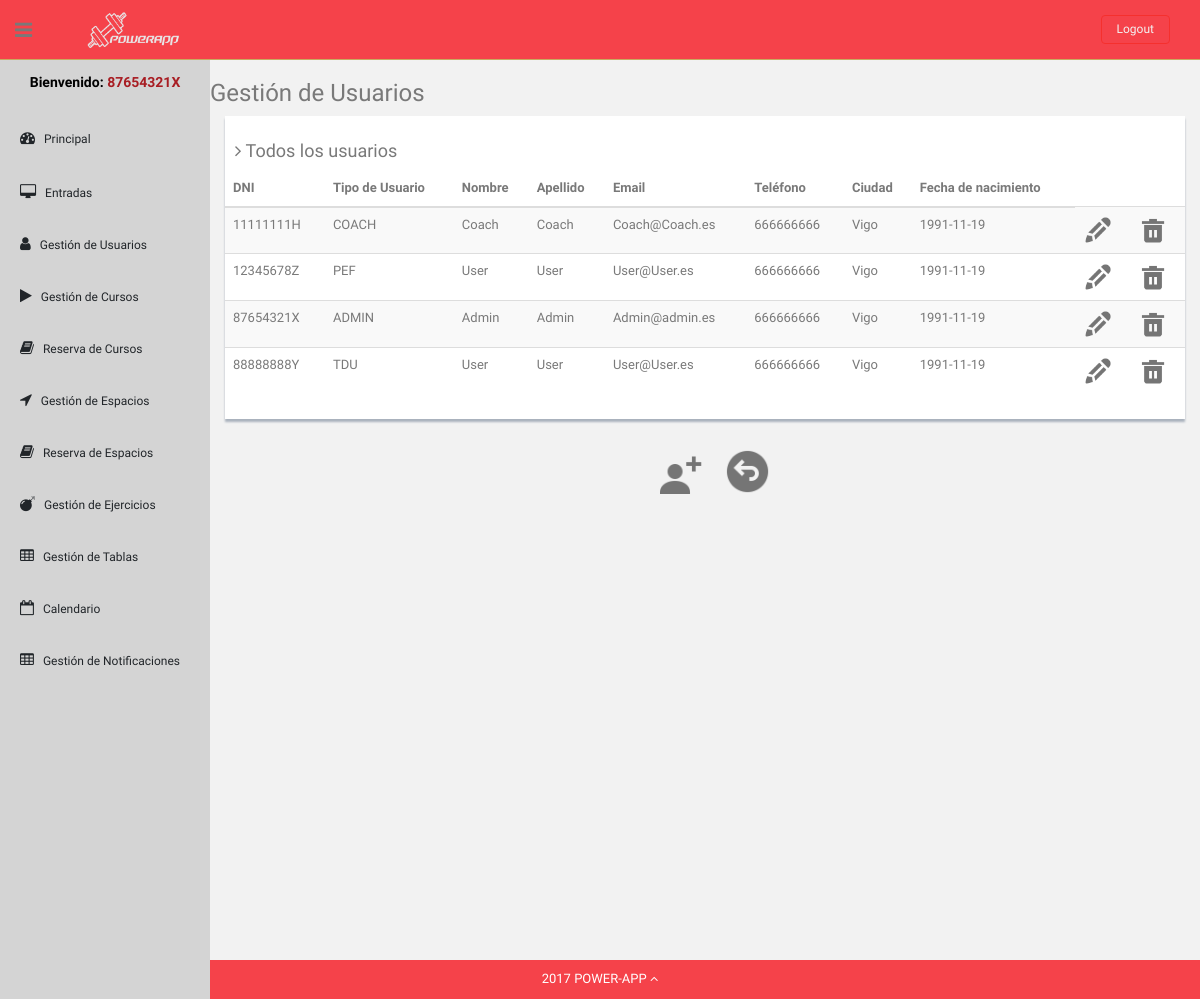
The app's page /Controllers/UserShowAllController.php (signed in), older data.
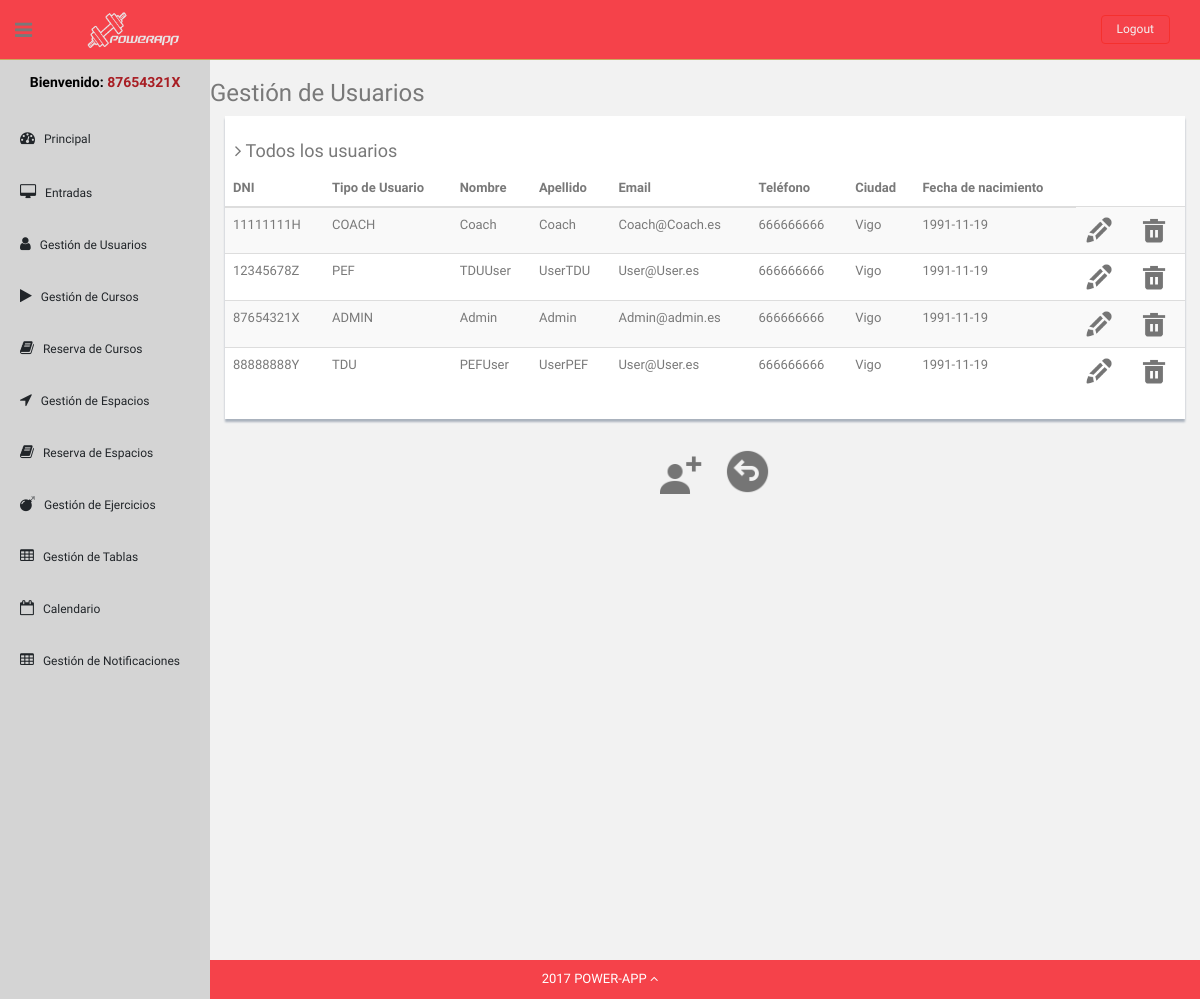
The same page, newer data.
### tables this page shows
CREATE TABLE UsersGym (
    DNI varchar(9) NOT NULL,
    UserType ENUM('ADMIN', 'COACH', 'TDU', 'PEF') NOT NULL,
    PasswordHash char(32) NOT NULL,
    FirstName varchar(50) NOT NULL,
    LastName varchar(80),
    Email varchar(255),
    Telephone int(9),
    City varchar(255),
	Birthdate date,

    PRIMARY KEY (DNI)
);

### Models/User.php (called while the page is built, shortened)
<?php
class User
{
	private $DNI;
    private $UserType;
    private $FirstName;
    private $LastName;
    private $Email;
    private $Telephone;
    private $City;
    private $Birthdate;
    public function __construct($DNI)
    {
        $this->DNI = $DNI;
    }
    public function loadDataAssoc($dataArray)
    {
        $this->UserType = $dataArray['UserType'];
        $this->FirstName = $dataArray['FirstName'];
        $this->LastName = $dataArray['LastName'];
        $this->Email = $dataArray['Email'];
        $this->Telephone = $dataArray['Telephone'];
        $this->City = $dataArray['City'];
        $this->Birthdate = $dataArray['Birthdate'];
    }
    public function getDNI():string
    {
        return $this->DNI;
    }
    public function getUserType():string
    {
        return $this->UserType;
    }
    public function getFirstName():string
    {
        return $this->FirstName;
    }
    public function getLastName():string
    {
        return $this->LastName;
    }
    public function getEmail():string
    {
        return $this->Email;
    }
    public function getTelephone()
    {
        return $this->Telephone;
    }
    public function getCity():string
    {
        return $this->City;
    }
    public function getBirthdate()
    {
        return $this->Birthdate;
    }
}
 ?>

### Models/UsersModel.php (called while the page is built, shortened)
<?php
class UserDAO
{
    private $DBLink;
    private $serverName ="localhost";
    private $userName = "admin";
    private $passWord = "admin";
    private $DBName = "powerAppDB";
	function __construct(){
	    $this->DBLink =  new mysqli($this->serverName,$this->userName,$this->passWord,$this->DBName);
    }
    function getAll(){
        $statement = $this->DBLink->prepare("SELECT * FROM UsersGym");
        if(!$statement->execute()) {
            return "Falló la ejecución: (" . $statement->errno . ") " . $statement->error;
        }else{
            $result = $statement->get_result();
            return "ok";
        }
    }
}
?>

### Views/UsersShowAllView.php (the view, shortened to what this page needs)
<?php
class UsersShowAllView
{
    var $users;
    function __construct($users){
        $this->users = $users;
        $this->render();
    }
    function render(){
        $usuarioTipo = $_SESSION['type'];
        switch ($usuarioTipo){
            case 'ADMIN': include '../Templates/lateralBarAdmin.php';
                break;
        }
?>
<h3>Gestión de Usuarios</h3>
<div class="col-md-12">
    <div class="content-panel">
        <h4><i class="fa fa-angle-right"></i> Todos los usuarios</h4>
        <table class="table table-striped table-advance table-hover">
            <thead>
            <tr>
                <th class="hidden-phone">DNI</th>
                <th class="hidden-phone">Tipo de Usuario</th>
                <th class="hidden-phone">Nombre</th>
                <th class="hidden-phone">Apellido</th>
                <th class="hidden-phone">Email</th>
                <th class="hidden-phone">Teléfono</th>
                <th class="hidden-phone">Ciudad</th>
                <th class="hidden-phone">Fecha de nacimiento</th>
            </tr>
            </thead>
            <tbody>
  <?php      foreach ($this->users as $user){ ?>
            <tr>
                <td><?php  echo $user->getDNI(); ?></td>
            <td><?php  echo $user->getUserType(); ?></td>
            <td><?php  echo $user->getFirstName(); ?></td>
            <td><?php  echo $user->getLastName(); ?></td>
            <td><?php  echo $user->getEmail(); ?></td>
            <td><?php  echo $user->getTelephone(); ?></td>
            <td><?php  echo $user->getCity(); ?></td>
            <td><?php  echo $user->getBirthdate(); ?></td>
      <?php
        if($_SESSION['type'] == 'ADMIN'){
            ?>
            <td><?php  echo '<a href="../Controllers/formLoader.php?DNI='.$user->getDNI().'&form=userEdit"><img src="../Templates/img2/edit.png" style="width:30px;height:30px;" title="Editar"></a>'; ?></td>
            <td><?php  echo '<a href="../Controllers/UserActionController.php?DNI='.$user->getDNI().'&action=DELETE"><img src="../Templates/img2/delete.png" style="width:30px;height:30px;" title="Borrar"></a>'; ?></td>
                <?php
        }
        ?>
            </tr><?php
        }
  ?>
            </tbody>
        </table>
    </div>
</div>
        </div>
        <div class="row mt">
            <div style="display: flex; justify-content: center;" >
                <a class="submit" href="../Controllers/formLoader.php?form=userAdd"><img src="../Templates/img2/userAdd.png" style="width:45px;heigh:45px;" title="Añadir usuario"></a>
                <a class="submit" href="../index.php"><img src="../Templates/img2/atras.png" style="width:45px;heigh:45px;" title="Atrás"></a>
            </div>
        </div>
        <?php
    }
}

Row changes from the older to the newer data that the page shows:
changed usersgym "PEF": FirstName "User" → "TDUUser"; LastName "User" → "UserTDU"
changed usersgym "TDU": FirstName "User" → "PEFUser"; LastName "User" → "UserPEF"
